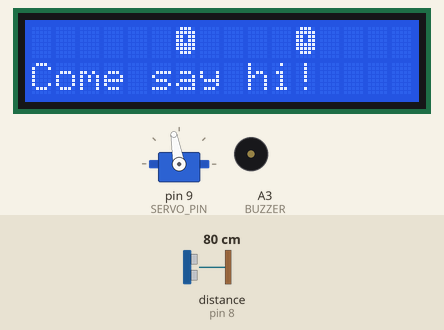
This sketch was run on a simulated Arduino Uno, built with avr-gcc and run on an emulated ATmega328P. On the bench: 16×2 character LCD, servo, buzzer (waves = sounding). Wiring (inferred from the names in the program): ultrasonic range finder: trigger pin 7; echo pin 8. The inputs (shaded band) are chosen by the test bench; at power-on: distance to the obstacle (sensor on pin 8) 80 cm. The echo pulse lasts 58.3 µs per cm.

Above: at 2.5 s.
2.6 s: distance to the obstacle (sensor on pin 8) set to 34 cm
At 4.13 s:
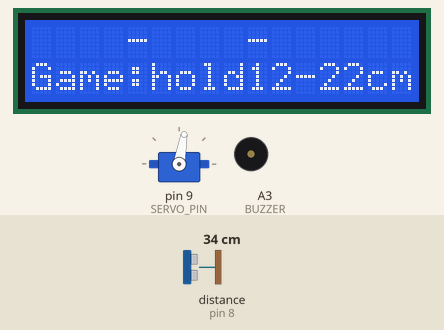
5.6 s: distance to the obstacle (sensor on pin 8) set to 28 cm
At 6.6 s:
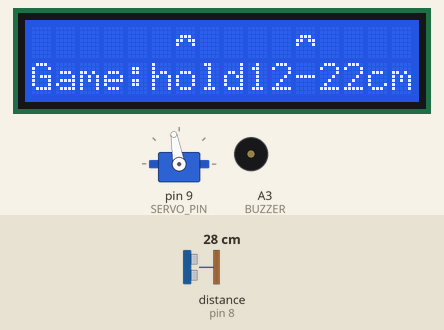
7.4 s: distance to the obstacle (sensor on pin 8) set to 25 cm
10.1 s: distance to the obstacle (sensor on pin 8) set to 20 cm
At 11.1 s:
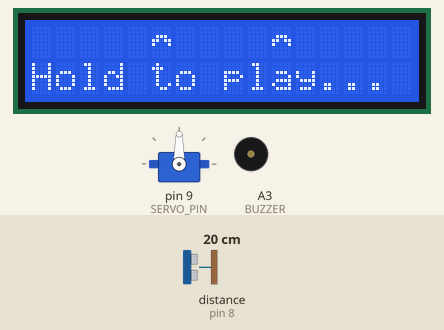
13.1 s: distance to the obstacle (sensor on pin 8) set to 4 cm
At 14.2 s:
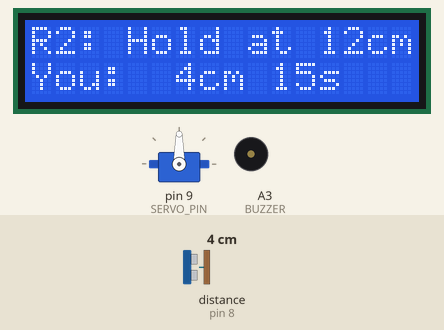
16.1 s: distance to the obstacle (sensor on pin 8) set to 2 cm
At 16.7 s:
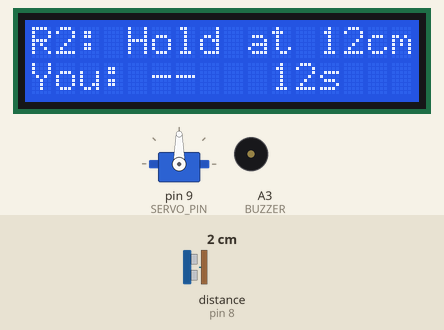
Timing chart, 0 to 30.1 s (numbered marks = the images above; inputs shaded):
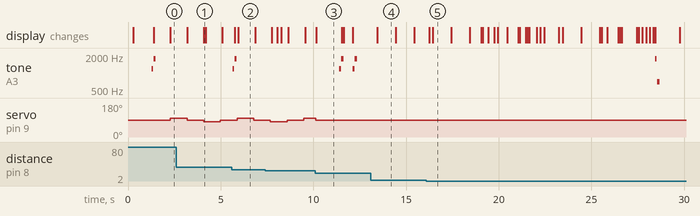

The sketch:

Pip_Robot.ino
```cpp
/* PIP Final - Arduino UNO R3
   LCD: RS=12, E=11, D4=5, D5=4, D6=3, D7=2; RW=GND.
   HC-SR04: TRIG=7, ECHO=8. Servo signal=9. Buzzer=A3 via 1k resistor.
   Keep the existing separate servo supply and common ground.
   Do not connect that supply's 5V output to Arduino 5V.

   PLAY: After a 5-second cooldown, hold hand 12-22 cm away for 1.2 seconds.
   Head centers during the gesture. Move hand beyond 30 cm to rearm.
   Three targets: 20, 12, 25 cm. Hold within +/-3 cm for 0.6 seconds.
   Both holds tolerate gaps up to 350 ms between valid in-range readings.
   Each round allows 15 seconds; score is out of 3.
   SLEEP: In FRIEND mode, no detection within 60 cm for 15 seconds.
   WAKE: Hold hand within 40 cm in front of the centered sensor.
   Head is limited to the previously tested 80-100 degree range.
*/
#include <LiquidCrystal.h>
#include <Servo.h>

LiquidCrystal lcd(12, 11, 5, 4, 3, 2);
Servo head;
const int TRIG = 7, ECHO = 8, BUZZER = A3;
const int SERVO_PIN = 9;
const int scanAngles[] = {80, 90, 100, 90};
const int targets[] = {20, 12, 25};
const unsigned long SLEEP_AFTER = 15000UL;
const unsigned long ROUND_TIME = 15000UL;
enum Mode { FRIEND, ASLEEP, GAME, FEEDBACK, RESULTS };
Mode mode = FRIEND;

byte openEye[8] = {14,31,27,27,31,31,14,0};
byte happyEye[8] = {0,0,14,27,17,0,0,0};
byte closedEye[8] = {0,0,0,31,0,0,0,0};
byte surprisedEye[8] = {14,27,17,17,17,27,14,0};

int angle = 90, scanIndex = 1;
int roundIndex = 0, score = 0, previousMood = -1;
int wakeHits = 0;
float distanceCm = -1;
bool gestureActive = false, targetHeld = false;
bool gameArmed = true;
unsigned long gestureSince = 0, holdSince = 0;
unsigned long lastSeen = 0, lastSample = 0, lastDraw = 0;
unsigned long lastMove = 0, lastScan = 0, lastSound = 0;
unsigned long roundStarted = 0, modeSince = 0, gameCooldown = 0;

void line(byte row, const char* text) {
  char padded[17];
  byte i = 0;
  while (i < 16 && text[i] != '\0') {
    padded[i] = text[i];
    i++;
  }
  while (i < 16) padded[i++] = ' ';
  padded[16] = '\0';
  lcd.setCursor(0, row);
  lcd.print(padded);
}

void eyes(byte expression, int offset) {
  // Update all cells without clearing the whole display.
  lcd.setCursor(0, 0);
  for (int col = 0; col < 16; col++) {
    if (col == 5 + offset || col == 10 + offset) lcd.write(expression);
    else lcd.print(' ');
  }
}

void moveHead(int requested) {
  requested = constrain(requested, 80, 100);
  if (requested != angle) {
    angle = requested;
    head.write(angle);
    lastMove = millis();
  }
}

float readDistance() {
  digitalWrite(TRIG, LOW);
  delayMicroseconds(2);
  digitalWrite(TRIG, HIGH);
  delayMicroseconds(10);
  digitalWrite(TRIG, LOW);
  unsigned long echo = pulseIn(ECHO, HIGH, 25000UL);
  float cm = echo * 0.0343f / 2.0f;
  if (echo == 0 || cm < 2 || cm > 400) return -1;
  return cm;
}

void chirp(bool happy) {
  tone(BUZZER, happy ? 1200 : 1800, 90);
  delay(110);
  tone(BUZZER, happy ? 1800 : 700, 120);
}

void beginRound() {
  mode = GAME;
  roundStarted = millis();
  targetHeld = false;
  lastDraw = 0;
}

void startGame() {
  moveHead(90);
  gestureActive = false;
  gameArmed = false;
  roundIndex = 0;
  score = 0;
  chirp(true);
  beginRound();
}

void finishRound(bool won) {
  if (won) score++;
  eyes(won ? 1 : 3, 0);
  line(1, won ? "Got it! :)" : "Time up! Next...");
  chirp(won);
  mode = FEEDBACK;
  modeSince = millis();
}

void returnToFriend() {
  mode = FRIEND;
  lastSeen = millis();
  lastScan = millis();
  gameCooldown = millis();
  gestureActive = false;
  previousMood = -1;
}

void handleSample(unsigned long now) {
  static unsigned long lastGoodGesture = 0;
  static unsigned long lastGoodTarget = 0;

  bool nearby = distanceCm >= 2 && distanceCm < 60;

  if (mode == ASLEEP) {
    if (distanceCm >= 2 && distanceCm < 40) {
      wakeHits++;
    } else {
      wakeHits = 0;
    }

    if (wakeHits >= 3) {
      wakeHits = 0;
      returnToFriend();
      chirp(true);
    }
    return;
  }

  if (mode == GAME) {
    bool onTarget =
        distanceCm >= targets[roundIndex] - 3 &&
        distanceCm <= targets[roundIndex] + 3;

    // Reset only after readings stay off-target
    // for more than 350 milliseconds.
    if (targetHeld && now - lastGoodTarget > 350UL) {
      targetHeld = false;
    }

    if (onTarget) {
      if (!targetHeld) {
        targetHeld = true;
        holdSince = now;
      }

      lastGoodTarget = now;

      if (now - holdSince >= 600UL) {
        finishRound(true);
      }
    }
    return;
  }

  if (mode != FRIEND) return;
  if (nearby) lastSeen = now;

  // Move your hand away to allow another game.
  if (distanceCm > 30) {
    gameArmed = true;
  }

  // Wider, easier game-start range.
  bool startPose =
      gameArmed &&
      now - gameCooldown >= 5000UL &&
      distanceCm >= 12 && distanceCm <= 22;

  // Brief glitches no longer cancel the gesture.
  if (gestureActive &&
      now - lastGoodGesture > 350UL) {
    gestureActive = false;
  }

  if (startPose) {
    if (!gestureActive) {
      gestureActive = true;
      gestureSince = now;
      moveHead(90);
    }

    lastGoodGesture = now;

    if (now - gestureSince >= 1200UL) {
      startGame();
    }
  }

  if (mode != FRIEND) return;

  int mood = 0;

  if (nearby && distanceCm < 30) {
    mood = distanceCm < 10 ? 2 : 1;
  }

  if (!gestureActive &&
      mood != previousMood &&
      now - lastSound >= 2000UL) {
    if (mood != 0) {
      chirp(mood == 1);
    }

    previousMood = mood;
    lastSound = millis();
  }
}

void drawScreen(unsigned long now) {
  char text[24];
  if (mode == FEEDBACK) return;
  if (mode == RESULTS) {
    eyes(1, 0);
    snprintf(text, sizeof(text), "Score: %d/3!", score);
    line(1, text);
  } else if (mode == ASLEEP) {
    eyes(2, 0);
    line(1, "Zzz... wave here");
  } else if (mode == GAME) {
    snprintf(text, sizeof(text), "R%d: Hold at %dcm", roundIndex + 1, targets[roundIndex]);
    line(0, text);
    if (targetHeld) {
      line(1, "On target! Hold!");
    } else {
      unsigned long elapsed = now - roundStarted;
      int seconds = elapsed >= ROUND_TIME ? 0 : (ROUND_TIME - elapsed + 999) / 1000;
      if (distanceCm < 0) snprintf(text, sizeof(text), "You: --   %2ds", seconds);
      else snprintf(text, sizeof(text), "You:%3dcm %2ds", (int)(distanceCm + 0.5f), seconds);
      line(1, text);
    }
  } else {
    byte expression = 0;
    if (distanceCm >= 2 && distanceCm < 10) expression = 3;
    else if (distanceCm >= 10 && distanceCm < 30) expression = 1;
    if (now % 4000UL < 180) expression = 2;
    eyes(expression, angle < 90 ? -1 : (angle > 90 ? 1 : 0));
    if (gestureActive) line(1, "Hold to play...");
    else if ((now / 4000UL) % 2 == 1) line(1, "Game:hold12-22cm");
    else if (distanceCm >= 2 && distanceCm < 10) line(1, "Personal space!");
    else if (distanceCm >= 10 && distanceCm < 30) line(1, "Hi friend! :)");
    else line(1, "Come say hi!");
  }
}

void setup() {
  pinMode(TRIG, OUTPUT);
  pinMode(ECHO, INPUT);
  pinMode(BUZZER, OUTPUT);
  digitalWrite(TRIG, LOW);
  delay(200);
  lcd.begin(16, 2);
  lcd.createChar(0, openEye);
  lcd.createChar(1, happyEye);
  lcd.createChar(2, closedEye);
  lcd.createChar(3, surprisedEye);
  head.attach(SERVO_PIN);
  head.write(90);
  eyes(2, 0);
  line(1, "PIP waking up...");
  delay(1000);
  chirp(true);
  lastSeen = lastMove = lastScan = millis();
  gameCooldown = millis();
}

void loop() {
  unsigned long now = millis();

  if (mode == GAME && now - roundStarted >= ROUND_TIME) finishRound(false);

  now = millis();
  if (mode == FEEDBACK && now - modeSince >= 1200UL) {
    roundIndex++;
    if (roundIndex < 3) beginRound();
    else {
      mode = RESULTS;
      modeSince = now;
      tone(BUZZER, 2200, 250);
    }
  } else if (mode == RESULTS && now - modeSince >= 4000UL) returnToFriend();

  now = millis();
  if (mode == FRIEND) {
    if (now - lastSeen >= SLEEP_AFTER) {
      mode = ASLEEP;
      gestureActive = false;
      wakeHits = 0;
      moveHead(90);
      noTone(BUZZER);
    } else if (!gestureActive && now - lastScan >= 900UL) {
      scanIndex = (scanIndex + 1) % 4;
      moveHead(scanAngles[scanIndex]);
      lastScan = now;
    }
  }

  now = millis();
  // Avoid taking readings while the head is turning.
  if ((mode == FRIEND || mode == ASLEEP || mode == GAME) &&
      now - lastSample >= 100UL && now - lastMove >= 250UL) {
    distanceCm = readDistance();
    lastSample = millis();
    handleSample(lastSample);
  }

  now = millis();
  if (now - lastDraw >= 100UL) {
    drawScreen(now);
    lastDraw = now;
  }
}
```

Measured:
- the behaviour switches between 31 and 30 cm on distance to the obstacle (sensor on pin 8) (found by bisection; images 1 and 2)
- the behaviour switches between 23 and 22 cm on distance to the obstacle (sensor on pin 8) (found by bisection; images 2 and 3)
- the behaviour switches between 3 and 2 cm on distance to the obstacle (sensor on pin 8) (found by bisection; images 4 and 5)
- after the input at 5.6 s, tone on A3 (BUZZER): silent → 1200 Hz at once, → silent 0.09 s later, → 1800 Hz 0.02 s later, → silent 0.12 s later; the display: first changes after 0.16 s (image 2 shows a later state)
- after the input at 10.1 s, tone on A3 (BUZZER): plays 1200 Hz for 0.09 s, 1800 Hz for 0.12 s, 1200 Hz for 0.09 s, 1800 Hz for 0.12 s, starting after 1.3 s; the display: changes after 0.06 s (image 3)
- after the input at 16.1 s, the display: first changes after 0.14 s (image 5 shows a later state)
- what the display in image 2 shows lasts 0.9 s, from 6.0 s to 6.9 s
